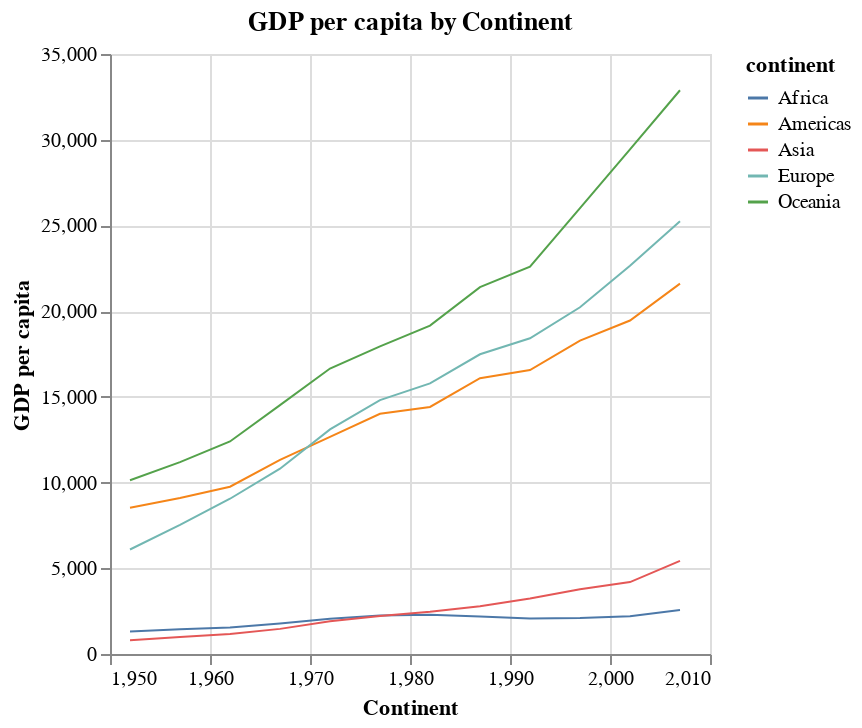

Notebook code cell kept with this figure:
### Code cell
df['gdp'] = df['gdpPercap'] * df['population']
df_grouped3 = df.groupby(['continent', 'year'])[['population', 'gdp']].sum().reset_index()
df_grouped3['gdpPercap'] = df_grouped3['gdp']/df_grouped3['population']

create_line_plot(df_grouped3, 'year', 'gdpPercap', color='continent', title=' GDP per capita by Continent', x_title= 'Continent', y_title='GDP per capita')

### Figure 1 — Vega-Lite specification as saved in the notebook (floating-point values rounded to 4 significant figures)
{"config": {"view": {"continuousWidth": 300, "continuousHeight": 300}}, "data": {"name": "data-c76185c75afa4f0338f5603bc6c9d97d"}, "mark": {"type": "line", "size": 1}, "encoding": {"color": {"field": "continent", "type": "nominal"}, "x": {"field": "year", "title": "Continent", "type": "quantitative"}, "y": {"field": "gdpPercap", "title": "GDP per capita", "type": "quantitative"}}, "title": " GDP per capita by Continent", "$schema": "https://vega.github.io/schema/vega-lite/v5.15.1.json", "datasets": {"data-c76185c75afa4f0338f5603bc6c9d97d": [{"continent": "Africa", "year": 1952, "population": 237640501, "gdp": 311600000000.0, "gdpPercap": 1311.0}, {"continent": "Africa", "year": 1957, "population": 264837738, "gdp": 382700000000.0, "gdpPercap": 1445.0}, {"continent": "Africa", "year": 1962, "population": 296516865, "gdp": 456800000000.0, "gdpPercap": 1541.0}, {"continent": "Africa", "year": 1967, "population": 335289489, "gdp": 595100000000.0, "gdpPercap": 1775.0}, {"continent": "Africa", "year": 1972, "population": 379879541, "gdp": 783800000000.0, "gdpPercap": 2063.0}, {"continent": "Africa", "year": 1977, "population": 433061021, "gdp": 972100000000.0, "gdpPercap": 2245.0}, {"continent": "Africa", "year": 1982, "population": 499348587, "gdp": 1146000000000.0, "gdpPercap": 2295.0}, {"continent": "Africa", "year": 1987, "population": 574834110, "gdp": 1254000000000.0, "gdpPercap": 2181.0}, {"continent": "Africa", "year": 1992, "population": 659081517, "gdp": 1365000000000.0, "gdpPercap": 2072.0}, {"continent": "Africa", "year": 1997, "population": 743832984, "gdp": 1561000000000.0, "gdpPercap": 2099.0}, {"continent": "Africa", "year": 2002, "population": 833723916, "gdp": 1836000000000.0, "gdpPercap": 2202.0}, {"continent": "Africa", "year": 2007, "population": 929539692, "gdp": 2380000000000.0, "gdpPercap": 2561.0}, {"continent": "Americas", "year": 1952, "population": 345152446, "gdp": 2943000000000.0, "gdpPercap": 8528.0}, {"continent": "Americas", "year": 1957, "population": 386953916, "gdp": 3520000000000.0, "gdpPercap": 9098.0}, {"continent": "Americas", "year": 1962, "population": 433270254, "gdp": 4229000000000.0, "gdpPercap": 9760.0}, {"continent": "Americas", "year": 1967, "population": 480746623, "gdp": 5447000000000.0, "gdpPercap": 11330.0}, {"continent": "Americas", "year": 1972, "population": 529384210, "gdp": 6704000000000.0, "gdpPercap": 12660.0}, {"continent": "Americas", "year": 1977, "population": 578067699, "gdp": 8102000000000.0, "gdpPercap": 14020.0}, {"continent": "Americas", "year": 1982, "population": 630290920, "gdp": 9083000000000.0, "gdpPercap": 14410.0}, {"continent": "Americas", "year": 1987, "population": 682753971, "gdp": 10990000000000.0, "gdpPercap": 16090.0}, {"continent": "Americas", "year": 1992, "population": 739274104, "gdp": 12250000000000.0, "gdpPercap": 16570.0}, {"continent": "Americas", "year": 1997, "population": 796900410, "gdp": 14570000000000.0, "gdpPercap": 18280.0}, {"continent": "Americas", "year": 2002, "population": 849772762, "gdp": 16530000000000.0, "gdpPercap": 19450.0}, {"continent": "Americas", "year": 2007, "population": 898871184, "gdp": 19420000000000.0, "gdpPercap": 21600.0}, {"continent": "Asia", "year": 1952, "population": 1395357351, "gdp": 1125000000000.0, "gdpPercap": 806.4}, {"continent": "Asia", "year": 1957, "population": 1562780599, "gdp": 1560000000000.0, "gdpPercap": 998.1}, {"continent": "Asia", "year": 1962, "population": 1696357182, "gdp": 1985000000000.0, "gdpPercap": 1170.0}, {"continent": "Asia", "year": 1967, "population": 1905662900, "gdp": 2793000000000.0, "gdpPercap": 1466.0}, {"continent": "Asia", "year": 1972, "population": 2150972248, "gdp": 4105000000000.0, "gdpPercap": 1908.0}, {"continent": "Asia", "year": 1977, "population": 2384513556, "gdp": 5273000000000.0, "gdpPercap": 2212.0}, {"continent": "Asia", "year": 1982, "population": 2610135582, "gdp": 6416000000000.0, "gdpPercap": 2458.0}, {"continent": "Asia", "year": 1987, "population": 2871220762, "gdp": 7979000000000.0, "gdpPercap": 2779.0}, {"continent": "Asia", "year": 1992, "population": 3133292191, "gdp": 10130000000000.0, "gdpPercap": 3234.0}, {"continent": "Asia", "year": 1997, "population": 3383285500, "gdp": 12790000000000.0, "gdpPercap": 3781.0}, {"continent": "Asia", "year": 2002, "population": 3601802203, "gdp": 15120000000000.0, "gdpPercap": 4197.0}, {"continent": "Asia", "year": 2007, "population": 3811953827, "gdp": 20710000000000.0, "gdpPercap": 5432.0}, {"continent": "Europe", "year": 1952, "population": 418120846, "gdp": 2549000000000.0, "gdpPercap": 6097.0}, {"continent": "Europe", "year": 1957, "population": 437890351, "gdp": 3300000000000.0, "gdpPercap": 7535.0}, {"continent": "Europe", "year": 1962, "population": 460355155, "gdp": 4170000000000.0, "gdpPercap": 9057.0}, {"continent": "Europe", "year": 1967, "population": 481178958, "gdp": 5201000000000.0, "gdpPercap": 10810.0}, {"continent": "Europe", "year": 1972, "population": 500635059, "gdp": 6561000000000.0, "gdpPercap": 13100.0}, {"continent": "Europe", "year": 1977, "population": 517164531, "gdp": 7661000000000.0, "gdpPercap": 14810.0}, {"continent": "Europe", "year": 1982, "population": 531266901, "gdp": 8385000000000.0, "gdpPercap": 15780.0}, {"continent": "Europe", "year": 1987, "population": 543094160, "gdp": 9495000000000.0, "gdpPercap": 17480.0}, {"continent": "Europe", "year": 1992, "population": 558142797, "gdp": 10280000000000.0, "gdpPercap": 18420.0}, {"continent": "Europe", "year": 1997, "population": 568944148, "gdp": 11510000000000.0, "gdpPercap": 20230.0}, {"continent": "Europe", "year": 2002, "population": 578223869, "gdp": 13090000000000.0, "gdpPercap": 22640.0}, {"continent": "Europe", "year": 2007, "population": 586098529, "gdp": 14800000000000.0, "gdpPercap": 25240.0}, {"continent": "Oceania", "year": 1952, "population": 10686006, "gdp": 108300000000.0, "gdpPercap": 10140.0}, {"continent": "Oceania", "year": 1957, "population": 11941976, "gdp": 133700000000.0, "gdpPercap": 11190.0}, {"continent": "Oceania", "year": 1962, "population": 13283518, "gdp": 164700000000.0, "gdpPercap": 12400.0}, {"continent": "Oceania", "year": 1967, "population": 14600414, "gdp": 211900000000.0, "gdpPercap": 14510.0}, {"continent": "Oceania", "year": 1972, "population": 16106100, "gdp": 268200000000.0, "gdpPercap": 16650.0}, {"continent": "Oceania", "year": 1977, "population": 17239000, "gdp": 309400000000.0, "gdpPercap": 17950.0}, {"continent": "Oceania", "year": 1982, "population": 18394850, "gdp": 352400000000.0, "gdpPercap": 19160.0}, {"continent": "Oceania", "year": 1987, "population": 19574415, "gdp": 418900000000.0, "gdpPercap": 21400.0}, {"continent": "Oceania", "year": 1992, "population": 20919651, "gdp": 472600000000.0, "gdpPercap": 22590.0}, {"continent": "Oceania", "year": 1997, "population": 22241430, "gdp": 578600000000.0, "gdpPercap": 26010.0}, {"continent": "Oceania", "year": 2002, "population": 23454829, "gdp": 690500000000.0, "gdpPercap": 29440.0}, {"continent": "Oceania", "year": 2007, "population": 24549947, "gdp": 807300000000.0, "gdpPercap": 32880.0}]}}
